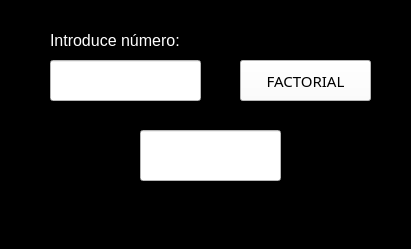
<?xml version="1.0" encoding="UTF-8"?>
<ui version="4.0">
 <class>MainWindow</class>
 <widget class="QMainWindow" name="MainWindow">
  <property name="geometry">
   <rect>
    <x>0</x>
    <y>0</y>
    <width>411</width>
    <height>249</height>
   </rect>
  </property>
  <property name="windowTitle">
   <string>MainWindow</string>
  </property>
  <property name="styleSheet">
   <string notr="true">background-color: rgb(255, 255, 0);
background-color: rgb(0, 0, 0);</string>
  </property>
  <widget class="QWidget" name="centralwidget">
   <widget class="QPushButton" name="btn_calcular">
    <property name="geometry">
     <rect>
      <x>240</x>
      <y>60</y>
      <width>131</width>
      <height>41</height>
     </rect>
    </property>
    <property name="font">
     <font>
      <family>Impact</family>
      <pointsize>11</pointsize>
     </font>
    </property>
    <property name="styleSheet">
     <string notr="true">background-color: rgb(255, 255, 255);
border-color: rgb(0, 0, 0);
</string>
    </property>
    <property name="text">
     <string>FACTORIAL</string>
    </property>
   </widget>
   <widget class="QLineEdit" name="txt_numero">
    <property name="geometry">
     <rect>
      <x>50</x>
      <y>60</y>
      <width>151</width>
      <height>41</height>
     </rect>
    </property>
    <property name="styleSheet">
     <string notr="true">background-color: rgb(255, 255, 255);</string>
    </property>
    <property name="text">
     <string/>
    </property>
    <property name="alignment">
     <set>Qt::AlignCenter</set>
    </property>
   </widget>
   <widget class="QLabel" name="label">
    <property name="geometry">
     <rect>
      <x>50</x>
      <y>30</y>
      <width>151</width>
      <height>21</height>
     </rect>
    </property>
    <property name="font">
     <font>
      <pointsize>12</pointsize>
     </font>
    </property>
    <property name="styleSheet">
     <string notr="true">color: rgb(255, 255, 255);</string>
    </property>
    <property name="text">
     <string>Introduce número:</string>
    </property>
   </widget>
   <widget class="QLineEdit" name="txt_resultado">
    <property name="geometry">
     <rect>
      <x>140</x>
      <y>130</y>
      <width>141</width>
      <height>51</height>
     </rect>
    </property>
    <property name="styleSheet">
     <string notr="true">background-color: rgb(255, 255, 255);</string>
    </property>
   </widget>
  </widget>
  <widget class="QMenuBar" name="menubar">
   <property name="geometry">
    <rect>
     <x>0</x>
     <y>0</y>
     <width>411</width>
     <height>22</height>
    </rect>
   </property>
  </widget>
  <widget class="QStatusBar" name="statusbar"/>
 </widget>
 <resources/>
 <connections/>
</ui>
